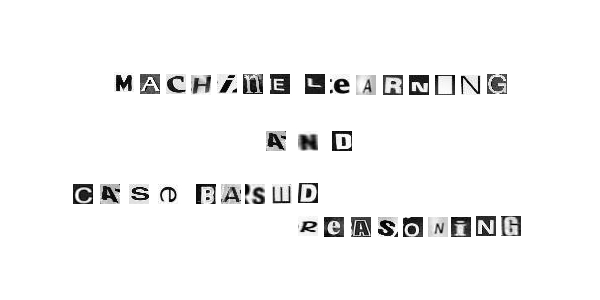
#> input picture dataset/detection-images/detection-2.jpg, 600 x 300 px; its folder holds only this picture in this run
$ python -i classification.py   (imports and definitions only)
#> lines starting #> are read from the running program, lines starting #| are printed output that depends on the picture
# -*- coding: utf-8 -*-

import numpy as np
import util
from matplotlib import pyplot as plt
from sklearn.preprocessing import StandardScaler
from sklearn.decomposition import PCA
from sklearn.ensemble import RandomForestClassifier
from sklearn.metrics import accuracy_score
from skimage import feature as ft
from sklearn import svm
import skimage as sk
import cv2
#from skimage import transform
#from skimage import util
from scipy import ndarray
import random
from sklearn.neural_network import MLPClassifier


# [33 lines left out: functions random_rotation, random_noise, augmentation, apply_HOG, not called in this run]

def apply_LBP(imageBytes):
    lbp = []
    for i in range(0, len(imageBytes)):
        arr = imageBytes[i]
        arr = np.resize(arr,(20,20))
        arr = ft.local_binary_pattern(arr, 8, 1, 'uniform')
        n_bins = int(arr.max() + 1)
        hist, _ = np.histogram(arr, density=True, bins=n_bins, range=(0, n_bins))
        hist, _ = np.histogram(arr.ravel(),	bins=np.arange(0, 8 + 3),range=(0, 8 + 2))
		# normalize the histogram
        hist = hist.astype("float")
        hist /= (hist.sum() + 1e-7)
        lbp.append(hist)
    return lbp

# [115 lines left out: functions apply_edge_detection, feature_engineering, transform_data, get_data, svm_train, svm_predict and 6 more, not called in this run]

    #print_single_results(model, X_test, Y_test, 'svm')
    #print_single_results(mlp, X_test, Y_test, 'mlp')
    #print_single_results(rf, X_test, Y_test, 'Randon Forest')

# [2 lines not run here, left out]


>>> import cv2
>>> picture = cv2.imread('dataset/detection-images/detection-2.jpg')
#> picture is the input picture: shape (300, 600, 3); min 0, max 255, mean 245.2
>>> result = apply_LBP(picture)
#> the loop in apply_LBP, `for i in range(0, len(imageBytes)):` made 300 passes
#> pass 1, in apply_LBP, `arr = ft.local_binary_pattern(arr, 8, 1, 'uniform')`:
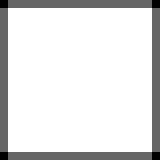
#> arr: shape (20, 20) float64 (shown 8 times larger); min 3, max 8, mean 7.41; drawn with min black and max white
#> after the loop in apply_LBP, `for i in range(0, len(imageBytes)):`: lbp = 300 items
#> result = 300 items
